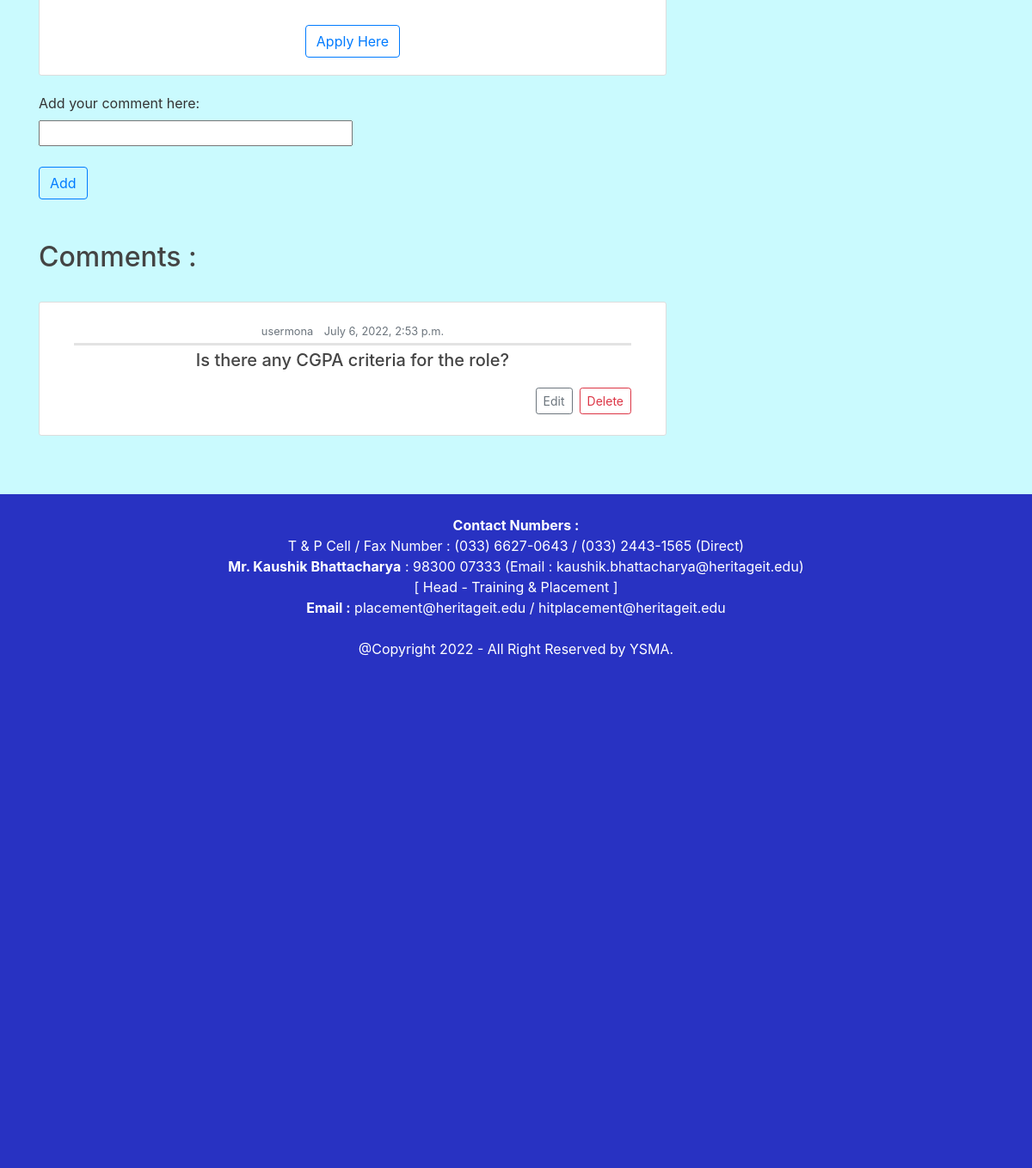
Page /placementPosts/post/3/ (signed in, lower part) on the earlier database version.
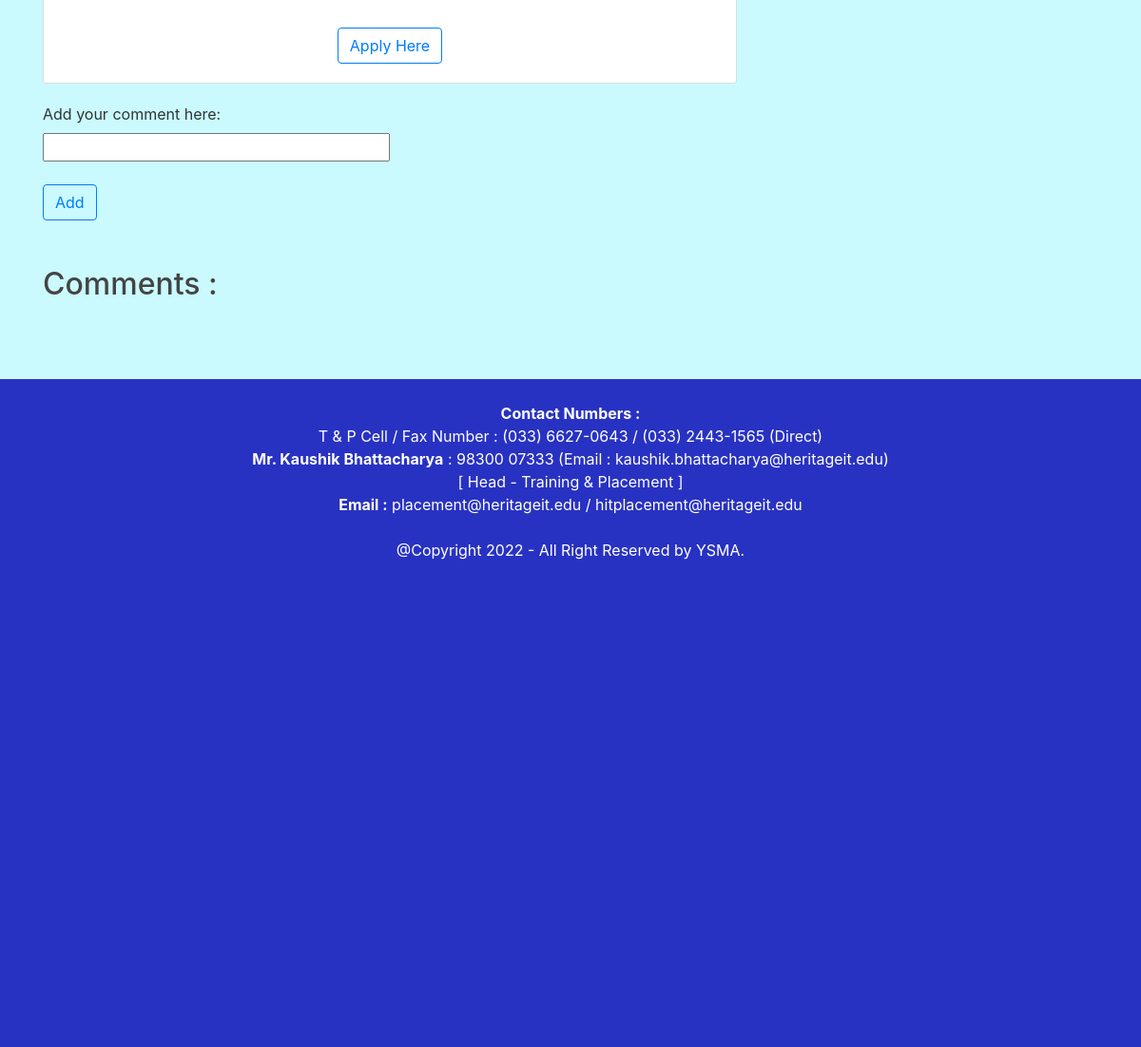
Same page on the later database version.
### placementPosts/models.py (models this page shows, shortened)
class CommentOnPost(models.Model):
	author = models.ForeignKey(User,on_delete=models.CASCADE)
	datePosted = models.DateTimeField(default=timezone.now)
	comment = models.CharField(max_length=800)
	post = models.ForeignKey(Post,on_delete=models.CASCADE)

### placementPosts/views.py (the view, shortened to what this page needs)
# urls.py: path('post/<int:pk>/',views.detailView, name='post-detail'),
@login_required
def detailView(request,pk):
	post = Post.objects.filter(id=pk).first()
	comments = CommentOnPost.objects.filter(post=post).order_by('-datePosted')
	context = {
		'post':post,
		'comments':comments,
		'title':post.title,
	}
	return render(request,'placementPosts/detailView.html',context)

### users/models.py (called while the page is built)
	def __str__(self):
		return f'{self.user.username}'

### placementPosts/templates/placementPosts/detailView.html (shortened to what this page needs)
{% extends "home/base.html" %}
{% block content %}
    <article class="media old-content-section">
        <div class="media-body">
            <form action="{{post.applyingLink}}">
                <input class="btn btn-outline-primary" type="submit" value="Apply Here" id="anchor" onclick="able()">
            </form>
    </article>
    <form method="POST">
        <label for="comment">Add your comment here:</label><br>
        <input type="text" name="comment" id="comment" style="width: 50%;" required>
        <br><br>
        <button class="btn btn-outline-primary" type="submit">Add</button>
    </form>
    <br><br>
    <h2>Comments :</h2>
    <br>
    {% for comment in comments %}
        <article class="media old-content-section">
            <div class="media-body">
                <div class="article-metadata">
                    <small class="text-muted mr-2">{{ comment.author.username }}</small>
                    <small class="text-muted">{{ comment.datePosted }}</small>
                </div>
                <h5>
                    <p>{{ comment.comment }}</p>
                </h5>
                    {% if user.id == comment.author.id %}
                        <div >
                            <a class="btn btn-outline-danger btn-sm float-right mt-1 mb-1" href="{% url 'pcomment-delete' post.id comment.id %}">Delete</a>
                            <a class="btn btn-outline-secondary btn-sm float-right mt-1 mb-1 mr-2" href="{% url 'pcomment-update' post.id comment.id %}">Edit</a>
                        </div>
                    {% endif %}
            </div>
        </article>
    {% endfor %}
{% endblock content %}

Differences in the rows shown:
removed CommentOnPost: author.username "usermona", datePosted "July 6, 2022, 2:53 p.m.", comment "Is there any CGPA criteria for the role?", shows "Delete"
